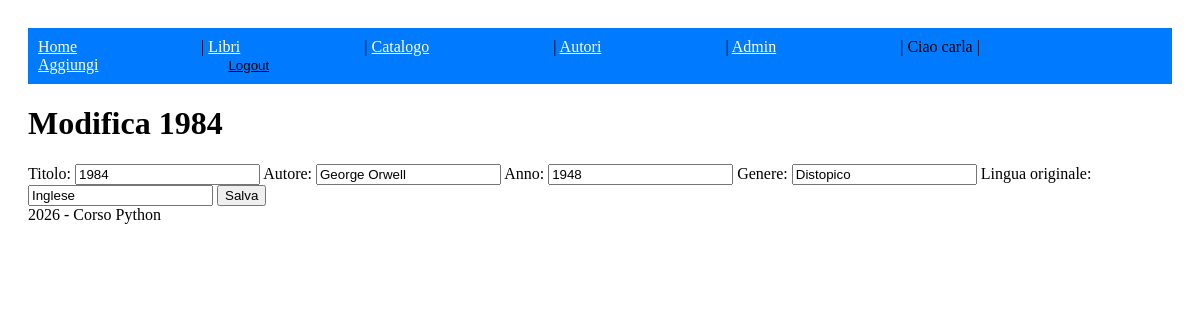
/modifica/8 (signed in), run on the app's committed database.
### biblioteca/models.py (models this page shows, shortened)
class Libro(models.Model):
    titolo = models.CharField(max_length=200)
    autore = models.CharField(max_length=100)
    anno = models.PositiveIntegerField()
    genere = models.CharField(max_length=100, null=True, blank=True)
    lingua_og = models.CharField(max_length=50, null=True, blank=True)

### biblioteca/views.py (the view, shortened to what this page needs)
# urls.py: path('modifica/<int:id>', views.modificalibro, name='modifica'),
@login_required
def modificalibro(request, id):
    libro = Libro.objects.get(id=id)
    return render(request, 'biblioteca/modifica.html', {'libro': libro})

### biblioteca/templates/biblioteca/modifica.html (shortened to what this page needs)
{% extends 'base.html' %}
{% block content %}
<h1>Modifica {{libro.titolo}}</h1>
<form method="post">
    <label for="titolo">Titolo:
        <input name="titolo" value="{{libro.titolo}}">
    </label>
    <label for="autore">Autore:
        <input name="autore" value="{{libro.autore}}">
    </label>
    <label for="anno">Anno:
        <input name="anno" value="{{libro.anno}}">
    </label>
    <label for="genere">Genere:
        <input name="genere" value="{{libro.genere}}">
    </label>
    <label for="lingua_og">Lingua originale:
        <input name="lingua_og" value="{{libro.lingua_og}}">
    </label>
    <button>Salva</button>
</form>
{% endblock %}

### biblioteca/templates/base.html (shortened to what this page needs)
<!DOCTYPE html>
{% load static %}
<html lang="en">
<head>
    <link rel="stylesheet" href="{% static 'css/style.css' %}">
</head>
<body>
    <nav>
        <a href="{% url 'home' %}">Home</a> |
        <a href="{% url 'lista' %}">Libri</a> |
        <a href="{% url 'catalogo' %}">Catalogo</a> |
        <a href="{% url 'autori' %}">Autori</a> |
        <a href="{% url 'admin:index' %}">Admin</a> |
        {% if user.is_authenticated %}
        Ciao {{ user.username }} |
        <a href="{% url 'aggiungi' %}">Aggiungi</a>
        <form action="{% url 'logout' %}" method="post" style="display: inline;">
            <button type="submit" style="background: none; border: none; color: inherit; text-decoration: underline; cursor: pointer;">Logout</button>
        </form>
        {% else %}
            <a href="{% url 'login' %}">Login</a>
        {% endif %}
    </nav>
    {% block content %}{% endblock %}
    <footer>2026 - Corso Python</footer>
</body>
</html>

### static/css/style.css (style rules this page uses)
body { font-family: Cambria, Cochin, Georgia, Times, 'Times New Roman', serif; padding: 20px; }
nav { background: #007bff; padding: 10px; }
nav a { color: white; margin-right: 10vw; }

### data on the page
Libro: titolo "1984", autore "George Orwell", anno "1948", genere "Distopico", lingua_og "Inglese"

### other printed values
{{ user.username }} "carla"
